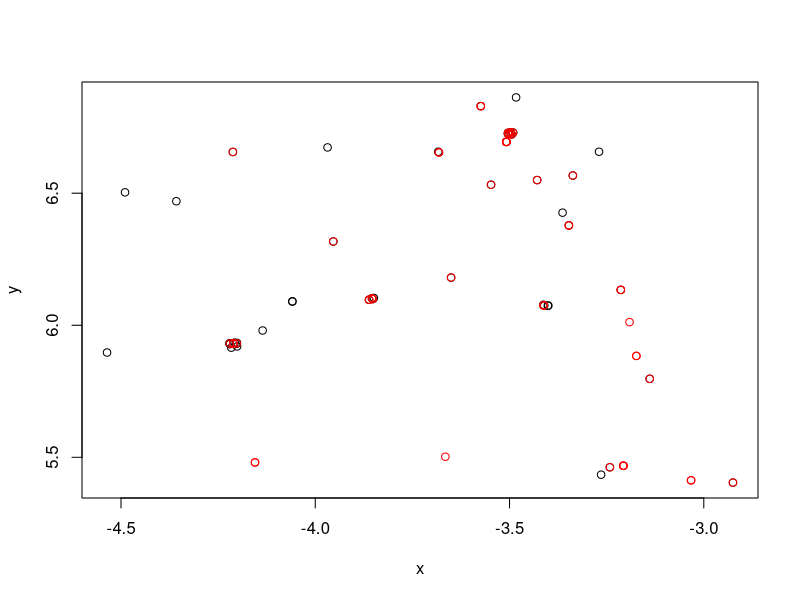

Generate this figure with R: (Note: this script raises an error after producing the figure.)
########################################################
# CALCULATE THE SHARE OF NEIGHBORS
########################################################

library("tidyverse")
library("sf")
library("sp")

proj <- "+proj=longlat +datum=WGS84"
newproj <- "+proj=utm +zone=30N +datum=WGS84 +units=km"
radius <- 5

#read files
df1 <- read_csv("data/sampled_coops.csv")

names(df1)[(ncol(df1)-1):ncol(df1)] <- c("x","y")

#missing data in certified since is inputed as 2019
df1 <- mutate(df1, 
              ST_ft_since = ifelse(is.na(ST_ft_since), 2019, ST_ft_since))

sum(is.na(df1$ST_ft_since))

df2 <- read_csv("data/all_coops.csv")

names(df2)[(ncol(df2)-1):ncol(df2)] <- c("x","y")

plot(df1[c("x","y")])
points(df2[c("x","y")], col="red", pch = 21)


#split df1 into a list so we can work in each entry independently
df1 <- split(df1 , f = df1$GI_coop_label)


# transform dataframes into spatial points then set the original projection
df1 <- lapply(df1, function(x) {
  # df into spatial points object
  x <- st_as_sf(x, coords = c("x","y"))
  # set the projection
  x <- st_set_crs(x, proj)
  # return the result
  x
})

df1[[1]]

#convert the projection to UTM in km
df1 <- lapply(df1, function(x) st_transform(x, newproj))
df1[[1]]

#same for the other dataset
df2 <-  st_as_sf(df2, coords=c("x","y"))
df2 <- st_set_crs(df2, proj)
#then to UTM
df2 <- st_transform(df2, newproj)
df2

#now create a 5 km buffer aroud the points in df1
buffer <- lapply(df1, function(x) st_buffer(x, radius))
buffer[[1]]

#then make the intersection using the points in df2
intersect <- lapply(buffer, function(x){

  x <- st_intersection(x, df2)
  x <- st_set_geometry(x, NULL)
  #take the name of the coop
  coop <- unique(x$GI_coop_label)
  #keep only the coop that was certified before the surveyed coop
  keep <- x$ST_ft_since - x$ST_ft_since.1 >= 1
  x <- x[keep,]
  #take the name of the coop and the number of certified neighbours 
  x <- as_tibble(cbind(coop = coop, n_neighbours = nrow(x)))
  
  x
  
} )

result <- bind_rows(intersect)

# some missing coop labels because the entry has no certified neighbour 
# impute this
coops <- lapply(df1, function(x) x$GI_coop_label)
coops <- do.call(rbind, coops)

# combine 
result <- mutate(result, 
                 coop = ifelse(is.na(coop), coops, coop))

length(unique(result$coop))
